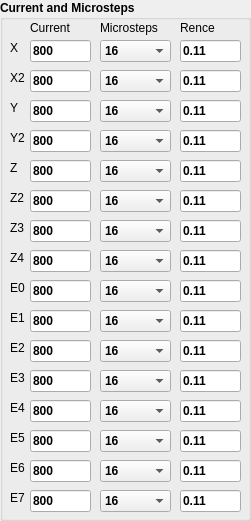
    <widget class="QGroupBox" name="groupBox_18">
     <property name="geometry">
      <rect>
       <x>630</x>
       <y>20</y>
       <width>251</width>
       <height>521</height>
      </rect>
     </property>
     <property name="font">
      <font>
       <pointsize>9</pointsize>
       <weight>75</weight>
       <bold>true</bold>
      </font>
     </property>
     <property name="title">
      <string>Current and Microsteps</string>
     </property>
     <widget class="QLabel" name="label_70">
      <property name="geometry">
       <rect>
        <x>10</x>
        <y>40</y>
        <width>21</width>
        <height>16</height>
       </rect>
      </property>
      <property name="font">
       <font>
        <pointsize>9</pointsize>
        <weight>50</weight>
        <bold>false</bold>
       </font>
      </property>
      <property name="text">
       <string>X</string>
      </property>
     </widget>
     <widget class="QLabel" name="label_72">
      <property name="geometry">
       <rect>
        <x>30</x>
        <y>20</y>
        <width>61</width>
        <height>16</height>
       </rect>
      </property>
      <property name="font">
       <font>
        <pointsize>9</pointsize>
        <weight>50</weight>
        <bold>false</bold>
       </font>
      </property>
      <property name="text">
       <string>Current</string>
      </property>
     </widget>
     <widget class="QLineEdit" name="XCurrent">
      <property name="geometry">
       <rect>
        <x>30</x>
        <y>40</y>
        <width>61</width>
        <height>22</height>
       </rect>
      </property>
      <property name="inputMethodHints">
       <set>Qt::ImhDigitsOnly</set>
      </property>
      <property name="text">
       <string>800</string>
      </property>
     </widget>
     <widget class="QLabel" name="label_73">
      <property name="geometry">
       <rect>
        <x>100</x>
        <y>20</y>
        <width>71</width>
        <height>16</height>
       </rect>
      </property>
      <property name="font">
       <font>
        <pointsize>9</pointsize>
        <weight>50</weight>
        <bold>false</bold>
       </font>
      </property>
      <property name="text">
       <string>Microsteps</string>
      </property>
     </widget>
     <widget class="QComboBox" name="XMicrosteps">
      <property name="geometry">
       <rect>
        <x>100</x>
        <y>40</y>
        <width>71</width>
        <height>22</height>
       </rect>
      </property>
      <property name="toolTip">
       <string/>
      </property>
      <item>
       <property name="text">
        <string>16</string>
       </property>
      </item>
      <item>
       <property name="text">
        <string>32</string>
       </property>
      </item>
      <item>
       <property name="text">
        <string>64</string>
       </property>
      </item>
      <item>
       <property name="text">
        <string>128</string>
       </property>
      </item>
      <item>
       <property name="text">
        <string>256</string>
       </property>
      </item>
     </widget>
     <widget class="QLabel" name="label_74">
      <property name="geometry">
       <rect>
        <x>180</x>
        <y>20</y>
        <width>71</width>
        <height>16</height>
       </rect>
      </property>
      <property name="font">
       <font>
        <pointsize>9</pointsize>
        <weight>50</weight>
        <bold>false</bold>
       </font>
      </property>
      <property name="text">
       <string>Rence</string>
      </property>
     </widget>
     <widget class="QLineEdit" name="XRence">
      <property name="geometry">
       <rect>
        <x>180</x>
        <y>40</y>
        <width>61</width>
        <height>22</height>
       </rect>
      </property>
      <property name="inputMethodHints">
       <set>Qt::ImhDigitsOnly</set>
      </property>
      <property name="text">
       <string>0.11</string>
      </property>
     </widget>
     <widget class="QLabel" name="label_75">
      <property name="geometry">
       <rect>
        <x>10</x>
        <y>70</y>
        <width>21</width>
        <height>16</height>
       </rect>
      </property>
      <property name="font">
       <font>
        <pointsize>9</pointsize>
        <weight>50</weight>
        <bold>false</bold>
       </font>
      </property>
      <property name="text">
       <string>X2</string>
      </property>
     </widget>
     <widget class="QLineEdit" name="X2Rence">
      <property name="geometry">
       <rect>
        <x>180</x>
        <y>70</y>
        <width>61</width>
        <height>22</height>
       </rect>
      </property>
      <property name="inputMethodHints">
       <set>Qt::ImhDigitsOnly</set>
      </property>
      <property name="text">
       <string>0.11</string>
      </property>
     </widget>
     <widget class="QComboBox" name="X2Microsteps">
      <property name="geometry">
       <rect>
        <x>100</x>
        <y>70</y>
        <width>71</width>
        <height>22</height>
       </rect>
      </property>
      <property name="toolTip">
       <string/>
      </property>
      <item>
       <property name="text">
        <string>16</string>
       </property>
      </item>
      <item>
       <property name="text">
        <string>32</string>
       </property>
      </item>
      <item>
       <property name="text">
        <string>64</string>
       </property>
      </item>
      <item>
       <property name="text">
        <string>128</string>
       </property>
      </item>
      <item>
       <property name="text">
        <string>256</string>
       </property>
      </item>
     </widget>
     <widget class="QLineEdit" name="X2Current">
      <property name="geometry">
       <rect>
        <x>30</x>
        <y>70</y>
        <width>61</width>
        <height>22</height>
       </rect>
      </property>
      <property name="inputMethodHints">
       <set>Qt::ImhDigitsOnly</set>
      </property>
      <property name="text">
       <string>800</string>
      </property>
     </widget>
     <widget class="QLabel" name="label_76">
      <property name="geometry">
       <rect>
        <x>10</x>
        <y>100</y>
        <width>21</width>
        <height>16</height>
       </rect>
      </property>
      <property name="font">
       <font>
        <pointsize>9</pointsize>
        <weight>50</weight>
        <bold>false</bold>
       </font>
      </property>
      <property name="text">
       <string>Y</string>
      </property>
     </widget>
     <widget class="QComboBox" name="YMicrosteps">
      <property name="geometry">
       <rect>
        <x>100</x>
        <y>100</y>
        <width>71</width>
        <height>22</height>
       </rect>
      </property>
      <property name="toolTip">
       <string/>
      </property>
      <item>
       <property name="text">
        <string>16</string>
       </property>
      </item>
      <item>
       <property name="text">
        <string>32</string>
       </property>
      </item>
      <item>
       <property name="text">
        <string>64</string>
       </property>
      </item>
      <item>
       <property name="text">
        <string>128</string>
       </property>
      </item>
      <item>
       <property name="text">
        <string>256</string>
       </property>
      </item>
     </widget>
     <widget class="QLineEdit" name="YCurrent">
      <property name="geometry">
       <rect>
        <x>30</x>
        <y>100</y>
        <width>61</width>
        <height>22</height>
       </rect>
      </property>
      <property name="inputMethodHints">
       <set>Qt::ImhDigitsOnly</set>
      </property>
      <property name="text">
       <string>800</string>
      </property>
     </widget>
     <widget class="QLineEdit" name="YRence">
      <property name="geometry">
       <rect>
        <x>180</x>
        <y>100</y>
        <width>61</width>
        <height>22</height>
       </rect>
      </property>
      <property name="inputMethodHints">
       <set>Qt::ImhDigitsOnly</set>
      </property>
      <property name="text">
       <string>0.11</string>
      </property>
     </widget>
     <widget class="QLabel" name="label_77">
      <property name="geometry">
       <rect>
        <x>10</x>
        <y>130</y>
        <width>21</width>
        <height>16</height>
       </rect>
      </property>
      <property name="font">
       <font>
        <pointsize>9</pointsize>
        <weight>50</weight>
        <bold>false</bold>
       </font>
      </property>
      <property name="text">
       <string>Y2</string>
      </property>
     </widget>
     <widget class="QLineEdit" name="Y2Rence">
      <property name="geometry">
       <rect>
        <x>180</x>
        <y>130</y>
        <width>61</width>
        <height>22</height>
       </rect>
      </property>
      <property name="inputMethodHints">
       <set>Qt::ImhDigitsOnly</set>
      </property>
      <property name="text">
       <string>0.11</string>
      </property>
     </widget>
     <widget class="QComboBox" name="Y2Microsteps">
      <property name="geometry">
       <rect>
        <x>100</x>
        <y>130</y>
        <width>71</width>
        <height>22</height>
       </rect>
      </property>
      <property name="toolTip">
       <string/>
      </property>
      <item>
       <property name="text">
        <string>16</string>
       </property>
      </item>
      <item>
       <property name="text">
        <string>32</string>
       </property>
      </item>
      <item>
       <property name="text">
        <string>64</string>
       </property>
      </item>
      <item>
       <property name="text">
        <string>128</string>
       </property>
      </item>
      <item>
       <property name="text">
        <string>256</string>
       </property>
      </item>
     </widget>
     <widget class="QLineEdit" name="Y2Current">
      <property name="geometry">
       <rect>
        <x>30</x>
        <y>130</y>
        <width>61</width>
        <height>22</height>
       </rect>
      </property>
      <property name="inputMethodHints">
       <set>Qt::ImhDigitsOnly</set>
      </property>
      <property name="text">
       <string>800</string>
      </property>
     </widget>
     <widget class="QLineEdit" name="ZCurrent">
      <property name="geometry">
       <rect>
        <x>30</x>
        <y>160</y>
        <width>61</width>
        <height>22</height>
       </rect>
      </property>
      <property name="inputMethodHints">
       <set>Qt::ImhDigitsOnly</set>
      </property>
      <property name="text">
       <string>800</string>
      </property>
     </widget>
     <widget class="QLineEdit" name="ZRence">
      <property name="geometry">
       <rect>
        <x>180</x>
        <y>160</y>
        <width>61</width>
        <height>22</height>
       </rect>
      </property>
      <property name="inputMethodHints">
       <set>Qt::ImhDigitsOnly</set>
      </property>
      <property name="text">
       <string>0.11</string>
      </property>
     </widget>
     <widget class="QLabel" name="label_78">
      <property name="geometry">
       <rect>
        <x>10</x>
        <y>160</y>
        <width>21</width>
        <height>16</height>
       </rect>
      </property>
      <property name="font">
       <font>
        <pointsize>9</pointsize>
        <weight>50</weight>
        <bold>false</bold>
       </font>
      </property>
      <property name="text">
       <string>Z</string>
      </property>
     </widget>
     <widget class="QComboBox" name="ZMicrosteps">
      <property name="geometry">
       <rect>
        <x>100</x>
        <y>160</y>
        <width>71</width>
        <height>22</height>
       </rect>
      </property>
      <property name="toolTip">
       <string/>
      </property>
      <item>
       <property name="text">
        <string>16</string>
       </property>
      </item>
      <item>
       <property name="text">
        <string>32</string>
       </property>
      </item>
      <item>
       <property name="text">
        <string>64</string>
       </property>
      </item>
      <item>
       <property name="text">
        <string>128</string>
       </property>
      </item>
      <item>
       <property name="text">
        <string>256</string>
       </property>
      </item>
     </widget>
     <widget class="QComboBox" name="Z2Microsteps">
      <property name="geometry">
       <rect>
        <x>100</x>
        <y>190</y>
        <width>71</width>
        <height>22</height>
       </rect>
      </property>
      <property name="toolTip">
       <string/>
      </property>
      <item>
       <property name="text">
        <string>16</string>
       </property>
      </item>
      <item>
       <property name="text">
        <string>32</string>
       </property>
      </item>
      <item>
       <property name="text">
        <string>64</string>
       </property>
      </item>
      <item>
       <property name="text">
        <string>128</string>
       </property>
      </item>
      <item>
       <property name="text">
        <string>256</string>
       </property>
      </item>
     </widget>
     <widget class="QLineEdit" name="Z2Current">
      <property name="geometry">
       <rect>
        <x>30</x>
        <y>190</y>
        <width>61</width>
        <height>22</height>
       </rect>
      </property>
      <property name="inputMethodHints">
       <set>Qt::ImhDigitsOnly</set>
      </property>
      <property name="text">
       <string>800</string>
      </property>
     </widget>
     <widget class="QLabel" name="label_79">
      <property name="geometry">
       <rect>
        <x>10</x>
        <y>190</y>
        <width>21</width>
        <height>16</height>
       </rect>
      </property>
      <property name="font">
       <font>
        <pointsize>9</pointsize>
        <weight>50</weight>
        <bold>false</bold>
       </font>
      </property>
      <property name="text">
       <string>Z2</string>
      </property>
     </widget>
     <widget class="QLineEdit" name="Z2Rence">
      <property name="geometry">
       <rect>
        <x>180</x>
        <y>190</y>
        <width>61</width>
        <height>22</height>
       </rect>
      </property>
      <property name="inputMethodHints">
       <set>Qt::ImhDigitsOnly</set>
      </property>
      <property name="text">
       <string>0.11</string>
      </property>
     </widget>
     <widget class="QLineEdit" name="Z3Current">
      <property name="geometry">
       <rect>
        <x>30</x>
        <y>220</y>
        <width>61</width>
        <height>22</height>
       </rect>
      </property>
      <property name="inputMethodHints">
       <set>Qt::ImhDigitsOnly</set>
      </property>
      <property name="text">
       <string>800</string>
      </property>
     </widget>
     <widget class="QComboBox" name="Z3Microsteps">
      <property name="geometry">
       <rect>
        <x>100</x>
        <y>220</y>
        <width>71</width>
        <height>22</height>
       </rect>
      </property>
      <property name="toolTip">
       <string/>
      </property>
      <item>
       <property name="text">
        <string>16</string>
       </property>
      </item>
      <item>
       <property name="text">
        <string>32</string>
       </property>
      </item>
      <item>
       <property name="text">
        <string>64</string>
       </property>
      </item>
      <item>
       <property name="text">
        <string>128</string>
       </property>
      </item>
      <item>
       <property name="text">
        <string>256</string>
       </property>
      </item>
     </widget>
     <widget class="QLineEdit" name="Z3Rence">
      <property name="geometry">
       <rect>
        <x>180</x>
        <y>220</y>
        <width>61</width>
        <height>22</height>
       </rect>
      </property>
      <property name="inputMethodHints">
       <set>Qt::ImhDigitsOnly</set>
      </property>
      <property name="text">
       <string>0.11</string>
      </property>
     </widget>
     <widget class="QLabel" name="label_80">
      <property name="geometry">
       <rect>
        <x>10</x>
        <y>220</y>
        <width>21</width>
        <height>16</height>
       </rect>
      </property>
      <property name="font">
       <font>
        <pointsize>9</pointsize>
        <weight>50</weight>
        <bold>false</bold>
       </font>
      </property>
      <property name="text">
       <string>Z3</string>
      </property>
     </widget>
     <widget class="QLabel" name="label_81">
      <property name="geometry">
       <rect>
        <x>10</x>
        <y>250</y>
        <width>21</width>
        <height>16</height>
       </rect>
      </property>
      <property name="font">
       <font>
        <pointsize>9</pointsize>
        <weight>50</weight>
        <bold>false</bold>
       </font>
      </property>
      <property name="text">
       <string>Z4</string>
      </property>
     </widget>
     <widget class="QLineEdit" name="Z4Current">
      <property name="geometry">
       <rect>
        <x>30</x>
        <y>250</y>
        <width>61</width>
        <height>22</height>
       </rect>
      </property>
      <property name="inputMethodHints">
       <set>Qt::ImhDigitsOnly</set>
      </property>
      <property name="text">
       <string>800</string>
      </property>
     </widget>
     <widget class="QComboBox" name="Z4Microsteps">
      <property name="geometry">
       <rect>
        <x>100</x>
        <y>250</y>
        <width>71</width>
        <height>22</height>
       </rect>
      </property>
      <property name="toolTip">
       <string/>
      </property>
      <item>
       <property name="text">
        <string>16</string>
       </property>
      </item>
      <item>
       <property name="text">
        <string>32</string>
       </property>
      </item>
      <item>
       <property name="text">
        <string>64</string>
       </property>
      </item>
      <item>
       <property name="text">
        <string>128</string>
       </property>
      </item>
      <item>
       <property name="text">
        <string>256</string>
       </property>
      </item>
     </widget>
     <widget class="QLineEdit" name="Z4Rence">
      <property name="geometry">
       <rect>
        <x>180</x>
        <y>250</y>
        <width>61</width>
        <height>22</height>
       </rect>
      </property>
      <property name="inputMethodHints">
       <set>Qt::ImhDigitsOnly</set>
      </property>
      <property name="text">
       <string>0.11</string>
      </property>
     </widget>
     <widget class="QComboBox" name="E0Microsteps">
      <property name="geometry">
       <rect>
        <x>100</x>
        <y>280</y>
        <width>71</width>
        <height>22</height>
       </rect>
      </property>
      <property name="toolTip">
       <string/>
      </property>
      <item>
       <property name="text">
        <string>16</string>
       </property>
      </item>
      <item>
       <property name="text">
        <string>32</string>
       </property>
      </item>
      <item>
       <property name="text">
        <string>64</string>
       </property>
      </item>
      <item>
       <property name="text">
        <string>128</string>
       </property>
      </item>
      <item>
       <property name="text">
        <string>256</string>
       </property>
      </item>
     </widget>
     <widget class="QLineEdit" name="E0Rence">
      <property name="geometry">
       <rect>
        <x>180</x>
        <y>280</y>
        <width>61</width>
        <height>22</height>
       </rect>
      </property>
      <property name="inputMethodHints">
       <set>Qt::ImhDigitsOnly</set>
      </property>
      <property name="text">
       <string>0.11</string>
      </property>
     </widget>
     <widget class="QLabel" name="label_82">
      <property name="geometry">
       <rect>
        <x>10</x>
        <y>280</y>
        <width>21</width>
        <height>16</height>
       </rect>
      </property>
      <property name="font">
       <font>
        <pointsize>9</pointsize>
        <weight>50</weight>
        <bold>false</bold>
       </font>
      </property>
      <property name="text">
       <string>E0</string>
      </property>
     </widget>
     <widget class="QLineEdit" name="E0Current">
      <property name="geometry">
       <rect>
        <x>30</x>
        <y>280</y>
        <width>61</width>
        <height>22</height>
       </rect>
      </property>
      <property name="inputMethodHints">
       <set>Qt::ImhDigitsOnly</set>
      </property>
      <property name="text">
       <string>800</string>
      </property>
     </widget>
     <widget class="QComboBox" name="E1Microsteps">
      <property name="geometry">
       <rect>
        <x>100</x>
        <y>310</y>
        <width>71</width>
        <height>22</height>
       </rect>
      </property>
      <property name="toolTip">
       <string/>
      </property>
      <item>
       <property name="text">
        <string>16</string>
       </property>
      </item>
      <item>
       <property name="text">
        <string>32</string>
       </property>
      </item>
      <item>
       <property name="text">
        <string>64</string>
       </property>
      </item>
      <item>
       <property name="text">
        <string>128</string>
       </property>
      </item>
      <item>
       <property name="text">
        <string>256</string>
       </property>
      </item>
     </widget>
     <widget class="QLabel" name="label_83">
      <property name="geometry">
       <rect>
        <x>10</x>
        <y>310</y>
        <width>21</width>
        <height>16</height>
       </rect>
      </property>
      <property name="font">
       <font>
        <pointsize>9</pointsize>
        <weight>50</weight>
        <bold>false</bold>
       </font>
      </property>
      <property name="text">
       <string>E1</string>
      </property>
     </widget>
     <widget class="QLineEdit" name="E1Current">
      <property name="geometry">
       <rect>
        <x>30</x>
        <y>310</y>
        <width>61</width>
        <height>22</height>
       </rect>
      </property>
      <property name="inputMethodHints">
       <set>Qt::ImhDigitsOnly</set>
      </property>
      <property name="text">
       <string>800</string>
      </property>
     </widget>
     <widget class="QLineEdit" name="E1Rence">
      <property name="geometry">
       <rect>
        <x>180</x>
        <y>310</y>
        <width>61</width>
        <height>22</height>
       </rect>
      </property>
      <property name="inputMethodHints">
       <set>Qt::ImhDigitsOnly</set>
      </property>
      <property name="text">
       <string>0.11</string>
      </property>
     </widget>
     <widget class="QLineEdit" name="E2Rence">
      <property name="geometry">
       <rect>
        <x>180</x>
        <y>340</y>
        <width>61</width>
        <height>22</height>
       </rect>
      </property>
      <property name="inputMethodHints">
       <set>Qt::ImhDigitsOnly</set>
      </property>
      <property name="text">
       <string>0.11</string>
      </property>
     </widget>
     <widget class="QComboBox" name="E2Microsteps">
      <property name="geometry">
       <rect>
        <x>100</x>
        <y>340</y>
        <width>71</width>
        <height>22</height>
       </rect>
      </property>
      <property name="toolTip">
       <string/>
      </property>
      <item>
       <property name="text">
        <string>16</string>
       </property>
      </item>
      <item>
       <property name="text">
        <string>32</string>
       </property>
      </item>
      <item>
       <property name="text">
        <string>64</string>
       </property>
      </item>
      <item>
       <property name="text">
        <string>128</string>
       </property>
      </item>
      <item>
       <property name="text">
        <string>256</string>
       </property>
      </item>
     </widget>
     <widget class="QLabel" name="label_84">
      <property name="geometry">
       <rect>
        <x>10</x>
        <y>340</y>
        <width>21</width>
        <height>16</height>
       </rect>
      </property>
      <property name="font">
       <font>
        <pointsize>9</pointsize>
        <weight>50</weight>
        <bold>false</bold>
       </font>
      </property>
      <property name="text">
       <string>E2</string>
      </property>
     </widget>
     <widget class="QLineEdit" name="E2Current">
      <property name="geometry">
       <rect>
        <x>30</x>
        <y>340</y>
        <width>61</width>
        <height>22</height>
       </rect>
      </property>
      <property name="inputMethodHints">
       <set>Qt::ImhDigitsOnly</set>
      </property>
      <property name="text">
       <string>800</string>
      </property>
     </widget>
     <widget class="QComboBox" name="E3Microsteps">
      <property name="geometry">
       <rect>
        <x>100</x>
        <y>370</y>
        <width>71</width>
        <height>22</height>
       </rect>
      </property>
      <property name="toolTip">
       <string/>
      </property>
      <item>
       <property name="text">
        <string>16</string>
       </property>
      </item>
      <item>
       <property name="text">
        <string>32</string>
       </property>
      </item>
      <item>
       <property name="text">
        <string>64</string>
       </property>
      </item>
      <item>
       <property name="text">
        <string>128</string>
       </property>
      </item>
      <item>
       <property name="text">
        <string>256</string>
       </property>
      </item>
     </widget>
     <widget class="QLabel" name="label_85">
      <property name="geometry">
       <rect>
        <x>10</x>
        <y>370</y>
        <width>21</width>
        <height>16</height>
       </rect>
      </property>
      <property name="font">
       <font>
        <pointsize>9</pointsize>
        <weight>50</weight>
        <bold>false</bold>
       </font>
      </property>
      <property name="text">
       <string>E3</string>
      </property>
     </widget>
     <widget class="QLineEdit" name="E3Current">
      <property name="geometry">
       <rect>
        <x>30</x>
        <y>370</y>
        <width>61</width>
        <height>22</height>
       </rect>
      </property>
      <property name="inputMethodHints">
       <set>Qt::ImhDigitsOnly</set>
      </property>
      <property name="text">
       <string>800</string>
      </property>
     </widget>
     <widget class="QLineEdit" name="E3Rence">
      <property name="geometry">
       <rect>
        <x>180</x>
        <y>370</y>
        <width>61</width>
        <height>22</height>
       </rect>
      </property>
      <property name="inputMethodHints">
       <set>Qt::ImhDigitsOnly</set>
      </property>
      <property name="text">
       <string>0.11</string>
      </property>
     </widget>
     <widget class="QLabel" name="label_86">
      <property name="geometry">
       <rect>
        <x>10</x>
        <y>400</y>
        <width>21</width>
        <height>16</height>
       </rect>
      </property>
      <property name="font">
       <font>
        <pointsize>9</pointsize>
        <weight>50</weight>
        <bold>false</bold>
       </font>
      </property>
      <property name="text">
       <string>E4</string>
      </property>
     </widget>
     <widget class="QLineEdit" name="E4Current">
      <property name="geometry">
       <rect>
        <x>30</x>
        <y>400</y>
        <width>61</width>
        <height>22</height>
       </rect>
      </property>
      <property name="inputMethodHints">
       <set>Qt::ImhDigitsOnly</set>
      </property>
      <property name="text">
       <string>800</string>
      </property>
     </widget>
     <widget class="QLineEdit" name="E4Rence">
      <property name="geometry">
       <rect>
        <x>180</x>
        <y>400</y>
        <width>61</width>
        <height>22</height>
       </rect>
      </property>
      <property name="inputMethodHints">
       <set>Qt::ImhDigitsOnly</set>
      </property>
      <property name="text">
       <string>0.11</string>
      </property>
     </widget>
     <widget class="QComboBox" name="E4Microsteps">
      <property name="geometry">
       <rect>
        <x>100</x>
        <y>400</y>
        <width>71</width>
        <height>22</height>
       </rect>
      </property>
      <property name="toolTip">
       <string/>
      </property>
      <item>
       <property name="text">
        <string>16</string>
       </property>
      </item>
      <item>
       <property name="text">
        <string>32</string>
       </property>
      </item>
      <item>
       <property name="text">
        <string>64</string>
       </property>
      </item>
      <item>
       <property name="text">
        <string>128</string>
       </property>
      </item>
      <item>
       <property name="text">
        <string>256</string>
       </property>
      </item>
     </widget>
     <widget class="QComboBox" name="E5Microsteps">
      <property name="geometry">
       <rect>
        <x>100</x>
        <y>430</y>
        <width>71</width>
        <height>22</height>
       </rect>
      </property>
      <property name="toolTip">
       <string/>
      </property>
      <item>
       <property name="text">
        <string>16</string>
       </property>
      </item>
      <item>
       <property name="text">
        <string>32</string>
       </property>
      </item>
      <item>
       <property name="text">
        <string>64</string>
       </property>
      </item>
      <item>
       <property name="text">
        <string>128</string>
       </property>
      </item>
      <item>
       <property name="text">
        <string>256</string>
       </property>
      </item>
     </widget>
     <widget class="QLabel" name="label_87">
      <property name="geometry">
       <rect>
        <x>10</x>
        <y>430</y>
        <width>21</width>
        <height>16</height>
       </rect>
      </property>
      <property name="font">
       <font>
        <pointsize>9</pointsize>
        <weight>50</weight>
        <bold>false</bold>
       </font>
      </property>
      <property name="text">
       <string>E5</string>
      </property>
     </widget>
     <widget class="QLineEdit" name="E5Rence">
      <property name="geometry">
       <rect>
        <x>180</x>
        <y>430</y>
        <width>61</width>
        <height>22</height>
       </rect>
      </property>
      <property name="inputMethodHints">
       <set>Qt::ImhDigitsOnly</set>
      </property>
      <property name="text">
       <string>0.11</string>
      </property>
     </widget>
     <widget class="QLineEdit" name="E5Current">
      <property name="geometry">
       <rect>
        <x>30</x>
        <y>430</y>
        <width>61</width>
        <height>22</height>
       </rect>
      </property>
      <property name="inputMethodHints">
       <set>Qt::ImhDigitsOnly</set>
      </property>
      <property name="text">
       <string>800</string>
      </property>
     </widget>
     <widget class="QLineEdit" name="E6Current">
      <property name="geometry">
       <rect>
        <x>30</x>
        <y>460</y>
        <width>61</width>
        <height>22</height>
       </rect>
      </property>
      <property name="inputMethodHints">
       <set>Qt::ImhDigitsOnly</set>
      </property>
      <property name="text">
       <string>800</string>
      </property>
     </widget>
     <widget class="QComboBox" name="E6Microsteps">
      <property name="geometry">
       <rect>
        <x>100</x>
        <y>460</y>
        <width>71</width>
        <height>22</height>
       </rect>
      </property>
      <property name="toolTip">
       <string/>
      </property>
      <item>
       <property name="text">
        <string>16</string>
       </property>
      </item>
      <item>
       <property name="text">
        <string>32</string>
       </property>
      </item>
      <item>
       <property name="text">
        <string>64</string>
       </property>
      </item>
      <item>
       <property name="text">
        <string>128</string>
       </property>
      </item>
      <item>
       <property name="text">
        <string>256</string>
       </property>
      </item>
     </widget>
     <widget class="QLabel" name="label_88">
      <property name="geometry">
       <rect>
        <x>10</x>
        <y>460</y>
        <width>21</width>
        <height>16</height>
       </rect>
      </property>
      <property name="font">
       <font>
        <pointsize>9</pointsize>
        <weight>50</weight>
        <bold>false</bold>
       </font>
      </property>
      <property name="text">
       <string>E6</string>
      </property>
     </widget>
     <widget class="QLineEdit" name="E6Rence">
      <property name="geometry">
       <rect>
        <x>180</x>
        <y>460</y>
        <width>61</width>
        <height>22</height>
       </rect>
      </property>
      <property name="inputMethodHints">
       <set>Qt::ImhDigitsOnly</set>
      </property>
      <property name="text">
       <string>0.11</string>
      </property>
     </widget>
     <widget class="QLineEdit" name="E7Rence">
      <property name="geometry">
       <rect>
        <x>180</x>
        <y>490</y>
        <width>61</width>
        <height>22</height>
       </rect>
      </property>
      <property name="inputMethodHints">
       <set>Qt::ImhDigitsOnly</set>
      </property>
      <property name="text">
       <string>0.11</string>
      </property>
     </widget>
     <widget class="QLabel" name="label_89">
      <property name="geometry">
       <rect>
        <x>10</x>
        <y>490</y>
        <width>21</width>
        <height>16</height>
       </rect>
      </property>
      <property name="font">
       <font>
        <pointsize>9</pointsize>
        <weight>50</weight>
        <bold>false</bold>
       </font>
      </property>
      <property name="text">
       <string>E7</string>
      </property>
     </widget>
     <widget class="QLineEdit" name="E7Current">
      <property name="geometry">
       <rect>
        <x>30</x>
        <y>490</y>
        <width>61</width>
        <height>22</height>
       </rect>
      </property>
      <property name="inputMethodHints">
       <set>Qt::ImhDigitsOnly</set>
      </property>
      <property name="text">
       <string>800</string>
      </property>
     </widget>
     <widget class="QComboBox" name="E7Microsteps">
      <property name="geometry">
       <rect>
        <x>100</x>
        <y>490</y>
        <width>71</width>
        <height>22</height>
       </rect>
      </property>
      <property name="toolTip">
       <string/>
      </property>
      <item>
       <property name="text">
        <string>16</string>
       </property>
      </item>
      <item>
       <property name="text">
        <string>32</string>
       </property>
      </item>
      <item>
       <property name="text">
        <string>64</string>
       </property>
      </item>
      <item>
       <property name="text">
        <string>128</string>
       </property>
      </item>
      <item>
       <property name="text">
        <string>256</string>
       </property>
      </item>
     </widget>
    </widget>
